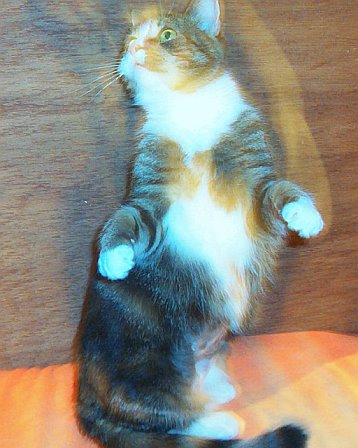
#> input picture PetImages/Cat/10011.jpg, 358 x 448 px, found by its file name; its folder holds only this picture in this run
$ jupyter execute --allow-errors imageclass.ipynb   (shell and % lines are left out)
#> lines starting #> are read from the running program, lines starting #| are printed output that depends on the picture
[cell 1]
import csv
import pandas as pd
import matplotlib.pyplot as plt
import os
import cv2
import numpy as np
from sklearn.model_selection import train_test_split
from sklearn.preprocessing import StandardScaler
from sklearn.neural_network import MLPClassifier
from sklearn.metrics import accuracy_score, classification_report, confusion_matrix, ConfusionMatrixDisplay
import seaborn as sns
from PIL import Image

[cell 2]
files = []
pictures = []
path = 'C:/Users/yorba/Downloads/archive (1)/train/cat/'
for file in os.listdir('C:/Users/yorba/Downloads/archive (1)/train/cat'):
    files.append(file)
    img = cv2.imread(path + file)
#> img is the input picture: shape (448, 358, 3); mean B, G, R 127.9, 140.1, 142.7
    img = cv2.resize(img,(128,128))
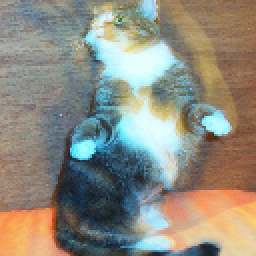
#> img: shape (128, 128, 3) (shown 2 times larger); mean B, G, R 127.7, 139.9, 142.6
    pictures.append(img.flatten())
traincat = pd.DataFrame({"images": files})
traincat["yescat"] = 1
traincat['pictures'] = pictures
files = []
pictures = []
path = 'C:/Users/yorba/Downloads/archive (1)/train/dog/'
#> (the rest of this cell did not finish here and is left out)

[cell 3]
files = []
for file in os.listdir('C:/Users/yorba/Downloads/archive (1)/val/cat'):
    files.append(file)
valcat = pd.DataFrame({"images" : files})
valcat["yescat"] = 1
files = []
#> (the rest of this cell did not finish here and is left out)

[cell 4]
traincat['yescat'] = np.where(traincat['yescat'] == 1, 'cat', 'dog')
traincat.groupby('yescat').size()

[cell 5]
traincat['target'] = np.where(traincat['yescat'] =='cat', 1,0 )
traincat[["target", "yescat"]].value_counts()

[cell 6]
X = np.vstack(traincat['pictures'])
Y = traincat['target']

[cell 7]
from sklearn.preprocessing import StandardScaler
from sklearn.decomposition import PCA
pca = PCA(n_components=10, whiten=True, random_state=13)
scaler = StandardScaler()

#> (a cell that did not finish here is left out)

[cell 9]
model = MLPClassifier(hidden_layer_sizes=[300, 100], activation= 'relu', random_state= 13, verbose=True, early_stopping= True)
#> (the rest of this cell did not finish here and is left out)

[cell 10]
model_pca = MLPClassifier(hidden_layer_sizes=[100], alpha=0.1, activation='relu', random_state=13, verbose=True, early_stopping=True)
#> (the rest of this cell did not finish here and is left out)

#> (a cell that did not finish here is left out)

#> (a cell that did not finish here is left out)

[cell 13]
def predict_image(img_path):
#> called with img_path = 'cat test.jpg'
    img = Image.open(img_path).convert('L').resize((256, 192))
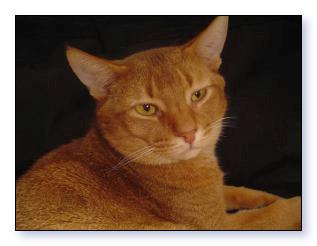
#> input picture cat test.jpg, 317 x 246 px
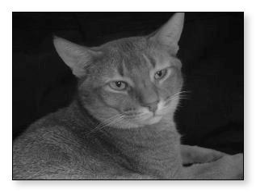
#> img: PIL image 256x192 L; min 0, max 255, mean 93.5
    img_flat = np.array(img).flatten().reshape(1,-1)
    scaled_img = scaler.transform(img_flat)
    img_pca = pca.transform(scaled_img)
    prediction = model_pca.predict(img_pca)
    probability = model_pca.predict_proba(img_pca)

    label = 'Cat' if prediction[0] == 1 else "Dog"
    print(f"prediction: {label}")
    print(f"confidence: Cat: {probability[0][1]:.2f}, Dog: {probability[0][0]:.2f}")
    plt.imshow(img)
    plt.title(f'Predicted: {label}')
    plt.show()

# [6 lines of commented-out code are left out]
#> (the rest of this cell did not finish here and is left out)
